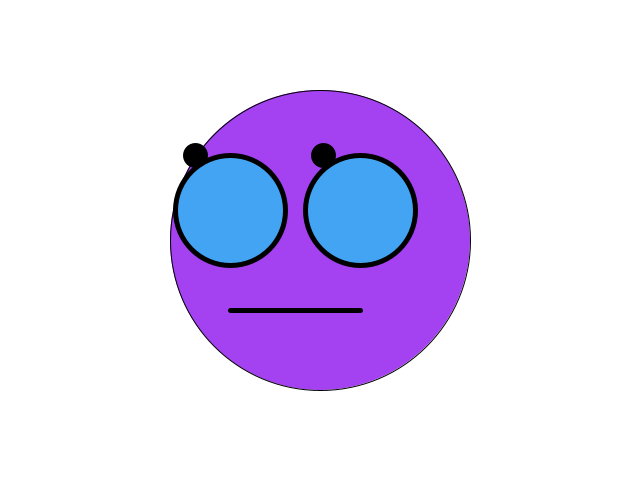
Frame 1 (no input)
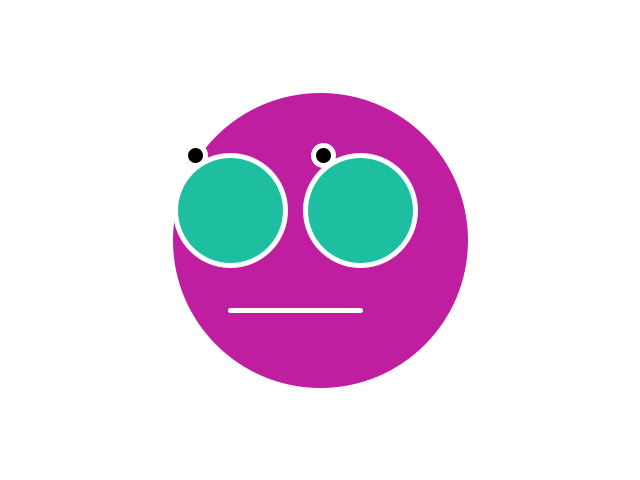
Frame 60 (the mouse pressed at the canvas centre just before this capture)
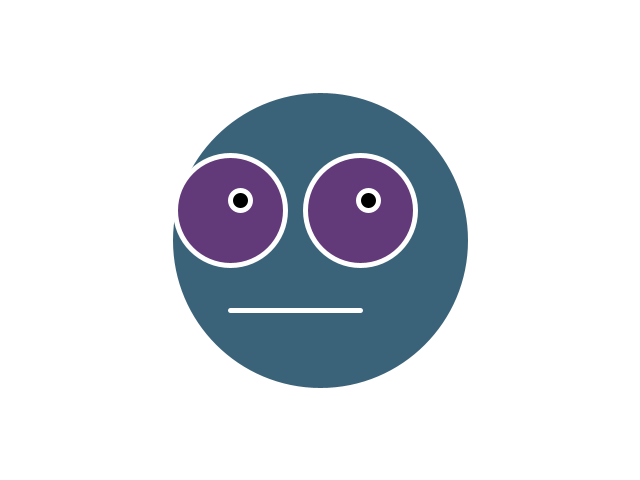
Frame 120 (the mouse held since frame 60 and released just before this capture)

The Processing sketch that drew these frames (run headless with seeded random() and noise(); from frame 60 on, the mouse is pressed at the canvas centre):

// Processing sketch: processing_186150
// ── processing_186150.pde

float xIntheBox;
float yIntheBox;
int x , y;
float b ,g ,r;
void setup(){
size(640,480);
frameRate(10);
}
void draw(){
  b = random(255);
  g = random(255);
  r = random(255);
background(255);
fill(b,g,r);
ellipse(320,240, 300,300 );
strokeWeight(5);
fill(#ffffff);
line(230, 310 , 360, 310);
fill(g,b,r);
ellipse(230 , 210,110,110);
ellipse(360 , 210, 110,110);
x = width/2;
y = height/2 ; 
x = mouseX;
y = mouseY;
xIntheBox = map(x,0,639,185,185+90);
yIntheBox = map(y,0,479,165, 165+90);

fill(#000000);
ellipse( xIntheBox+10,  yIntheBox-10,20,20);
ellipse( xIntheBox+138,  yIntheBox-10,20,20);
noFill();
stroke(255);
rect(0,0,700,700);

}
